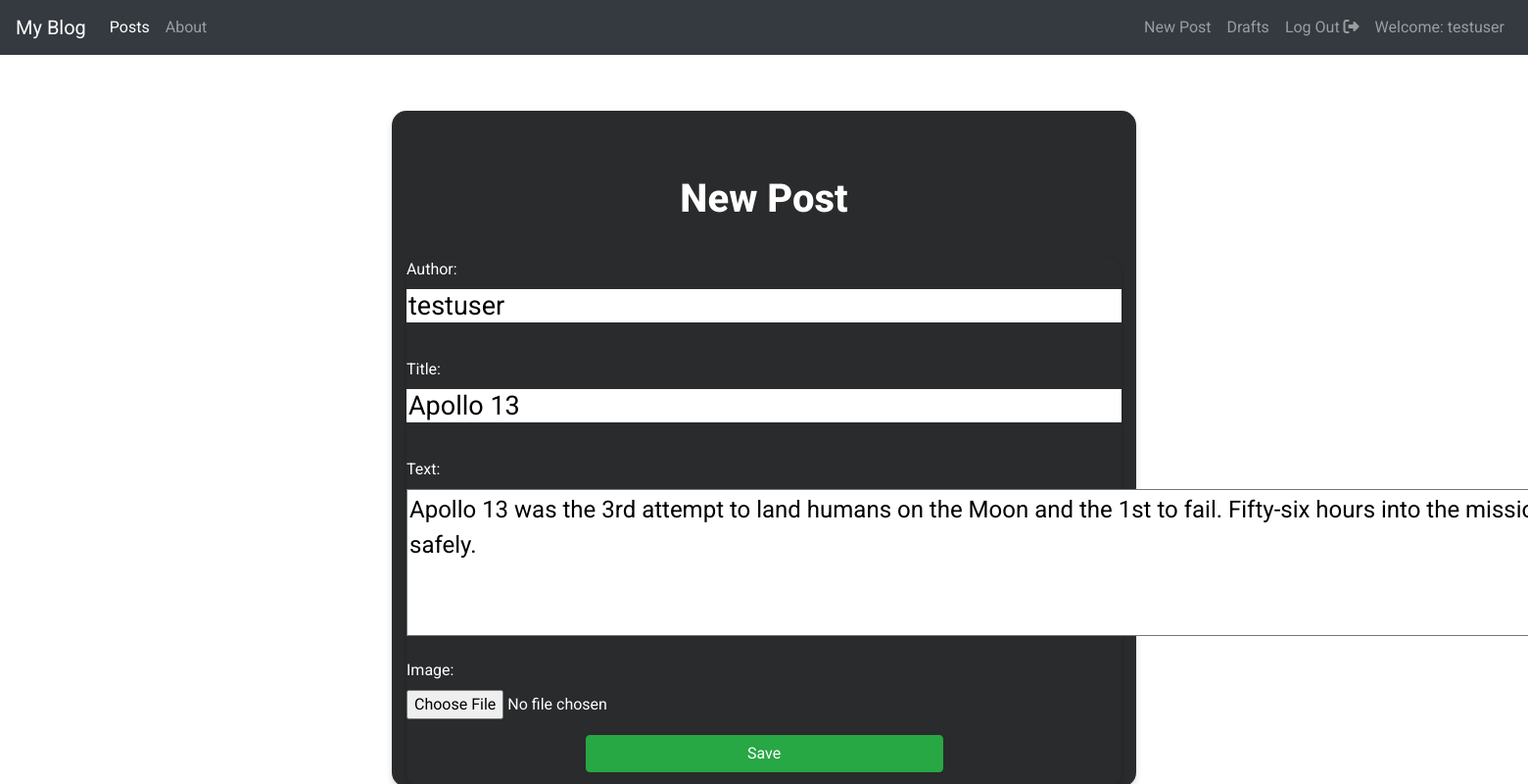
Screenshot of /post/3/edit/ (signed in) with the database file from the repository.
### blog/models.py (models this page shows, shortened)
class Post(models.Model):
    post_owner = models.ForeignKey(User,on_delete=models.CASCADE,null=True)
    author = models.CharField(max_length=200)
    title = models.CharField(max_length=200)
    text = models.TextField()
    image = models.ImageField(upload_to='post_imgs',blank=True)
    created_date = models.DateTimeField(default=timezone.now)
    published_date = models.DateTimeField(blank=True,null=True)

### blog/views.py (the view)
# urls.py: url(r'post/(?P<pk>\d+)/edit/$',views.PostUpdateView.as_view(),name='post_edit'),
@method_decorator(user_is_post_owner,name='dispatch')
class PostUpdateView(LoginRequiredMixin,UpdateView):
    login_url = '/login/'
    redirect_field_name = 'blog/post_detail.html'
    form_class = PostForm
    model = Post

### blog/forms.py
class PostForm(forms.ModelForm):
    class Meta:
        model = Post
        fields = ('author','title','text','image')
        widgets = {
            'author':forms.TextInput(attrs={'class':' editable medium-editor-textarea textinput '}),
            'title':forms.TextInput(attrs={'class':' editable medium-editor-textarea textinput '}),
            'text':forms.Textarea(attrs={'class':'editable medium-editor-textarea postcontent ','rows':"2" ,'cols':"200"}),
        }

### blog/templates/blog/post_form.html (shortened to what this page needs)
{% extends 'blog/base.html' %}
{% block content %}
<div class="container">
    <div class="row justify-content-md-center">
        <div class="col-12 col-md-8 post-form">
            <h1>New Post</h1>
            <form class="post-form" method="POST" enctype="multipart/form-data">
                {{ form.as_p }}
                <button type="submit" class="save btn btn-success form-btn save-btn ">Save</button>
            </form>
        </div>
    </div>
</div>
{% endblock %}

### blog/templates/blog/base.html (shortened to what this page needs)
<!DOCTYPE html>
{% load static %}
<html lang="en">
<head>
    <link rel="stylesheet" href="https://stackpath.bootstrapcdn.com/bootstrap/4.4.1/css/bootstrap.min.css">
    <link rel="stylesheet" href="//cdn.jsdelivr.net/npm/medium-editor@latest/dist/css/medium-editor.min.css" type="text/css" media="screen" charset="utf-8">
    <link rel="stylesheet" href="https://stackpath.bootstrapcdn.com/font-awesome/4.7.0/css/font-awesome.min.css">
    <link rel="stylesheet" href="{% static 'css/blog.css' %}">
</head>
<body>
    <nav class="navbar sticky-top navbar-expand-lg navbar-dark bg-dark">
        <a class="navbar-brand" href="{% url 'blog:post_list' %}">My Blog</a>
        <div class="collapse navbar-collapse" id="navbarNavAltMarkup">
          <div class="navbar-nav">
            <a class="nav-item nav-link active" href="{% url 'blog:post_list' %}">Posts<span class="sr-only">(current)</span></a>
            <a class="nav-item nav-link" href="{% url 'blog:about' %}">About</a>
          </div>
          <ul class="navbar-nav ml-auto">
            {% if user.is_authenticated %}
            <li class="nav-item">
                <a class="nav-link" href="{% url 'blog:post_new' %}" >New Post</a>
            </li>
            <li class="nav-item">
                <a class="nav-link" href="{% url 'blog:post_draft_list' %}" >Drafts</a>
            </li>
            <li class="nav-item">
                <a class="nav-link" href="{% url 'logout' %}" >Log Out <i class="fas fa-sign-out-alt"></i></a>
            </li>
            <li class="nav-item">
                <a class="nav-link">Welcome: {{ user.username }}</a>
            </li>
            {% endif %}
        </ul>
        </div>
      </nav>
      <div class="content container-fluid">
            <div class="col-xs-1 center-block">
                <div class="blog-posts">
                    {% block content %}
                    {% endblock %}
                </div>
          </div>
      </div>
</body>
</html>

### blog/static/css/blog.css (style rules this page uses)
body { font-family: Roboto; }
.form-btn { width:50%; margin-bottom:2% ; }
.post-form input,#id_title { width: 100% !important; }
.post-form { margin-top: 5%; background-color: #292b2c !important; color: #FFFFFF; box-shadow: 0px 3px 6px #00000029; border-radius: 15px; opacity: 1; }
.post-form h1 { margin-top:9%; margin-bottom:1%; margin-right: auto; font-weight:800; text-align: center; }
.editable { background-color: #FFFFFF; color: #000000; height:30% !important; }
.save-btn { margin-left: 25%; width: 50%; margin-bottom: 2%; }
.textinput { border:0!important; outline: none!important; font-size: 27px!important; width:100%!important; margin-bottom:20px; }
.postcontent { min-height: 150px; font-size: 24px!important; }

### rows the page displays
Post: author "testuser", title "Apollo 13", text "Apollo 13 was the 3rd attempt to land humans on the Moon and the 1st to fail. Fifty-six hours into the mission, an explosion forced the crew to abort their Moon landing and take shelter in the Lunar Module. The crew ultimately returned to Earth safely."

### other values shown
{{ user.username }} "testuser"
